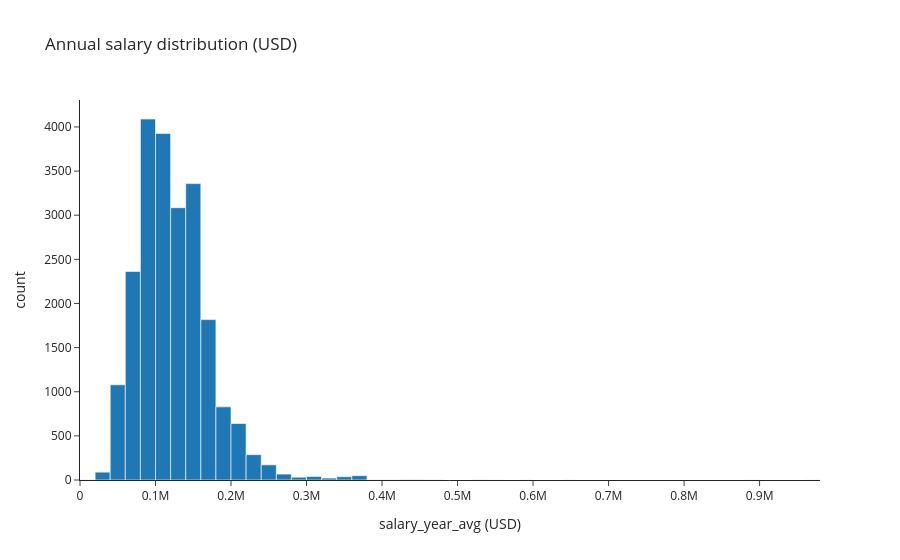

Write notebook code for a chart like this one.
### Markdown cell above
Use a histogram to see the shape of the salary distribution among the listings that _do_ disclose pay. The distribution is heavily right-skewed, with most postings concentrated below \$200K and a long tail of executive and specialised roles above \$300K.

### Code cell
import plotly.express as px

fig = px.histogram(
    df.filter(pl.col("salary_year_avg").is_not_null()).to_pandas(),
    x="salary_year_avg",
    nbins=60,
    title="Annual salary distribution (USD)",
    template="simple_white",
)
fig.update_layout(xaxis_title="salary_year_avg (USD)", yaxis_title="count")
fig.show()
import plotly.io as pio

pio.templates.default = "simple_white"

### Figure 1 — Plotly figure (JSON) as saved in the notebook; plotly's stock layout.template omitted (floating-point values rounded to 4 significant figures; data arrays with more than 128 entries replaced by an {"elided": "..."} marker saying what was removed)
{"data": [{"bingroup": "x", "hovertemplate": "salary_year_avg=%{x}<br>count=%{y}<extra></extra>", "legendgroup": "", "marker": {"color": "#1F77B4", "pattern": {"shape": ""}}, "name": "", "nbinsx": 60, "orientation": "v", "showlegend": false, "type": "histogram", "x": {"elided": "22003 float values"}, "xaxis": "x", "yaxis": "y"}], "layout": {"barmode": "relative", "legend": {"tracegroupgap": 0}, "title": {"text": "Annual salary distribution (USD)"}, "xaxis": {"anchor": "y", "domain": [0, 1], "title": {"text": "salary_year_avg (USD)"}}, "yaxis": {"anchor": "x", "domain": [0, 1], "title": {"text": "count"}}}}
